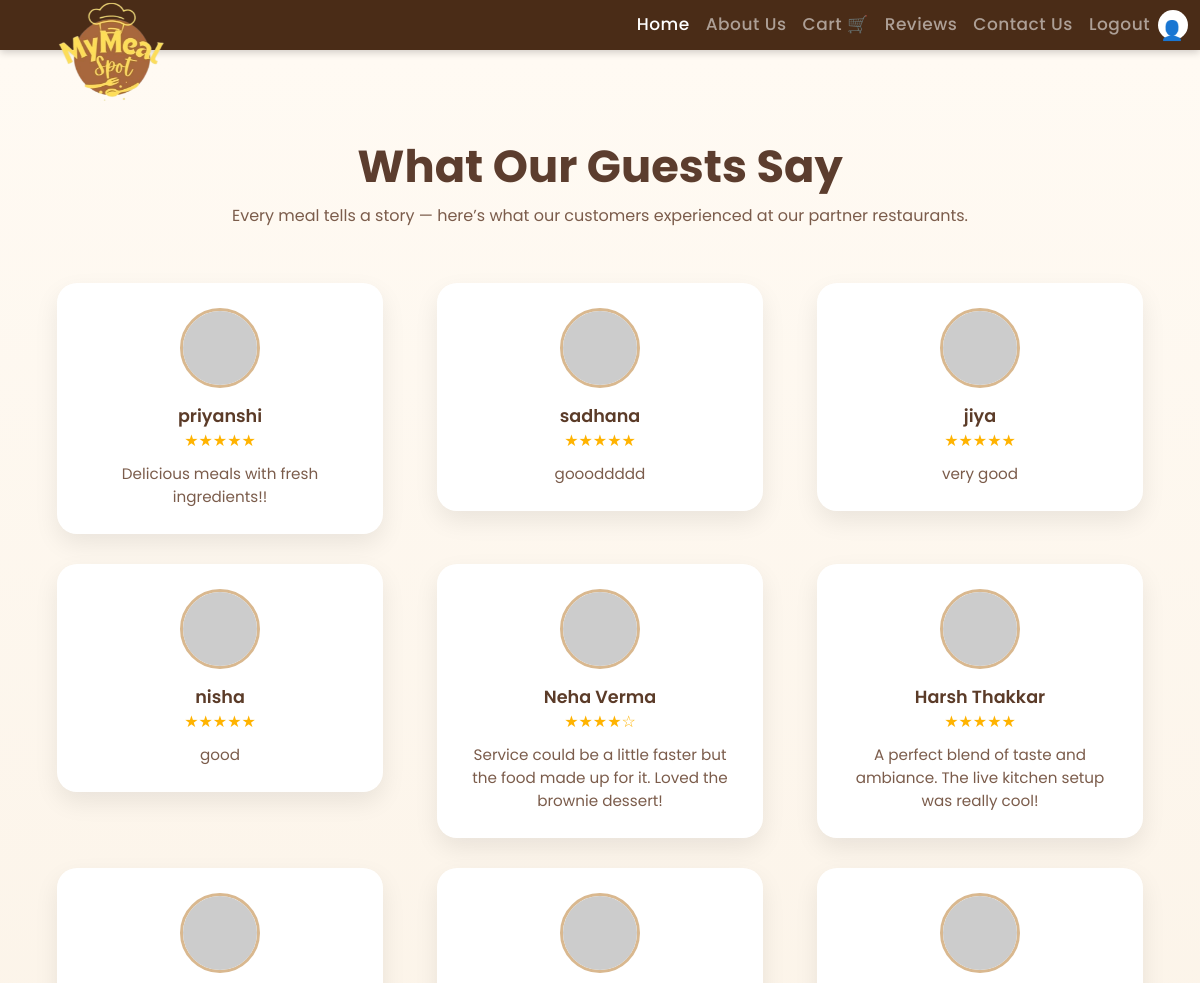
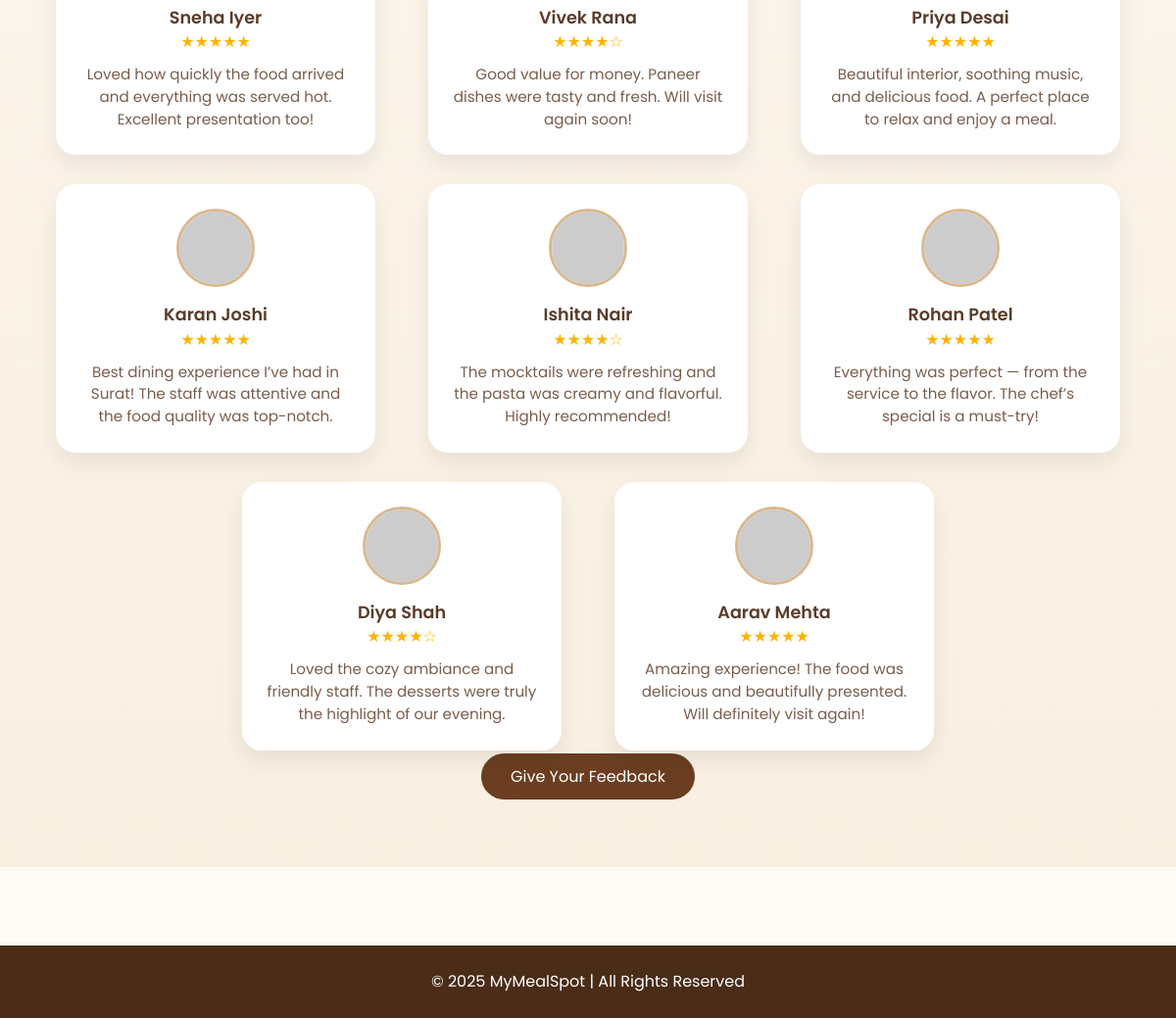
/review.php, run on the app's committed database (2 pictures, top to bottom).
### tables this page shows
CREATE TABLE `feedback` (
  `id` int(11) NOT NULL,
  `name` varchar(100) NOT NULL,
  `rating` int(1) NOT NULL,
  `message` text NOT NULL,
  `created_at` timestamp NOT NULL DEFAULT current_timestamp()
);

### review.php (the view, shortened to what this page needs)
<?php include 'navbar.php';
 include 'connection.php'; ?>
<!DOCTYPE html>
<html lang="en">
<head>
  <link href="https://cdn.jsdelivr.net/npm/bootstrap@5.3.2/dist/css/bootstrap.min.css" rel="stylesheet">
</head>
<body>
<section class="review-section">
  <div class="container">
    <h1>What Our Guests Say</h1>
    <p>Every meal tells a story — here’s what our customers experienced at our partner restaurants.</p>
    <div class="row justify-content-center">
      <?php
      $result = mysqli_query($conn, "SELECT * FROM feedback ORDER BY id DESC");
      if (mysqli_num_rows($result) > 0) {
        while ($row = mysqli_fetch_assoc($result)) {
          echo '
          <div class="col-md-4">
            <div class="review-card">
              <img src="https://i.pravatar.cc/80?u='.$row['id'].'" alt="User">
              <div class="review-name">'.htmlspecialchars($row['name']).'</div>
              <div class="review-stars">'.str_repeat("★", $row['rating']).str_repeat("☆", 5 - $row['rating']).'</div>
              <div class="review-text">'.htmlspecialchars($row['message']).'</div>
            </div>
          </div>';
        }
      } else {
        echo "<p>No feedback yet. Be the first to share your experience!</p>";
      }
      ?>
    </div>
    <a href="feedback.php" class="btn-feedback">Give Your Feedback</a>
  </div>
</section>
<footer style="
    background-color: #4a2c17;
    color: white;
    text-align: center;
    padding: 25px;
    margin-top: 80px;
">
    © 2025 MyMealSpot | All Rights Reserved
</footer>
</body>
</html>

### navbar.php (shortened to what this page needs)
<nav class="navbar navbar-expand-lg navbar-dark fixed-top"
     style="background-color: #4a2c17; padding: 0; box-shadow: 0 2px 8px rgba(0,0,0,0.2); z-index: 999;">
  <div class="container-fluid">
    <a class="navbar-brand d-flex align-items-center" href="home.php"
       style="padding: 0 25px; position: relative; top: 30px; height: 50px;">
      <img src="logo.jpg" alt="MyMealSpot Logo"
           style="height: 150px; width: auto; object-fit: contain; transition: all 0.3s ease;">
    </a>
    <div class="collapse navbar-collapse justify-content-end" id="navbarNav">
      <ul class="navbar-nav align-items-center" style="font-weight: 500; font-size: 17px; letter-spacing: 0.5px;">
        <li class="nav-item"><a class="nav-link active" href="home.php">Home</a></li>
        <li class="nav-item"><a class="nav-link" href="about.php">About Us</a></li>
        <li class="nav-item"><a class="nav-link" href="cart.php">Cart 🛒</a></li>
        <li class="nav-item"><a class="nav-link" href="review.php">Reviews</a></li>
        <li class="nav-item"><a class="nav-link" href="contact.php">Contact Us</a></li>
        <li class="nav-item"><a class="nav-link" href="logout.php">Logout</a></li>
      </ul>
    </div>
    <div class="d-flex align-items-center">
    <a href="user_options.php"
      style="font-size: 1.2rem; text-decoration: none; background: #fff; color: #6b3e22; border-radius: 100%; padding: 7px 2px; height: 30px; width: 30px;">
       👤
    </a>
  </div>
  </div>
</nav>

### review.php (style rules this page uses)
body { background: #fffaf3; font-family: 'Poppins', sans-serif; color: #4b3621; overflow-x: hidden; }
.review-section { padding: 80px 0; background: linear-gradient(180deg, #fffaf3, #f9efe1); text-align: center; }
.review-section h1 { font-weight: 700; font-size: 2.8rem; color: #5c3d2e; margin-bottom: 10px; }
.review-section p { color: #7b5c4b; margin-bottom: 40px; }
.review-card { background: #fff; border: none; border-radius: 20px; padding: 25px; margin: 15px; box-shadow: 0 10px 25px rgba(0, 0, 0, 0.08); transition: transform 0.3s ease, box-shadow 0.3s ease; }
.review-card img { width: 80px; height: 80px; object-fit: cover; border-radius: 50%; margin-bottom: 15px; border: 3px solid #d9b88f; }
.review-name { font-weight: 600; font-size: 1.1rem; color: #5b3b28; }
.review-stars { color: #ffb300; margin-bottom: 10px; }
.review-text { color: #7b5c4b; font-size: 0.95rem; }
.btn-feedback { margin-top: 40px; background: #6b3e22; color: #fff; padding: 12px 30px; border-radius: 50px; text-decoration: none; transition: 0.3s; }
.review-card { animation: fadeInUp 0.8s ease forwards; }

### data on the page
feedback: name "priyanshi", rating "★★★★★", message "Delicious meals with fresh ingredients!!"
feedback: name "sadhana", rating "★★★★★", message "goooddddd"
feedback: name "jiya", rating "★★★★★", message "very good"
feedback: name "nisha", rating "★★★★★", message "good"
feedback: name "Neha Verma", rating "★★★★", rating "☆", message "Service could be a little faster but the food made up for it. Loved the brownie dessert!"
feedback: name "Harsh Thakkar", rating "★★★★★", message "A perfect blend of taste and ambiance. The live kitchen setup was really cool!"
feedback: name "Sneha Iyer", rating "★★★★★", message "Loved how quickly the food arrived and everything was served hot. Excellent presentation too!"
feedback: name "Vivek Rana", rating "★★★★", rating "☆", message "Good value for money. Paneer dishes were tasty and fresh. Will visit again soon!"
feedback: name "Priya Desai", rating "★★★★★", message "Beautiful interior, soothing music, and delicious food. A perfect place to relax and enjoy a meal."
feedback: name "Karan Joshi", rating "★★★★★", message "Best dining experience I’ve had in Surat! The staff was attentive and the food quality was top-notch."
feedback: name "Ishita Nair", rating "★★★★", rating "☆", message "The mocktails were refreshing and the pasta was creamy and flavorful. Highly recommended!"
feedback: name "Rohan Patel", rating "★★★★★", message "Everything was perfect — from the service to the flavor. The chef’s special is a must-try!"
feedback: name "Diya Shah", rating "★★★★", rating "☆", message "Loved the cozy ambiance and friendly staff. The desserts were truly the highlight of our evening."
feedback: name "Aarav Mehta", rating "★★★★★", message "Amazing experience! The food was delicious and beautifully presented. Will definitely visit again!"
